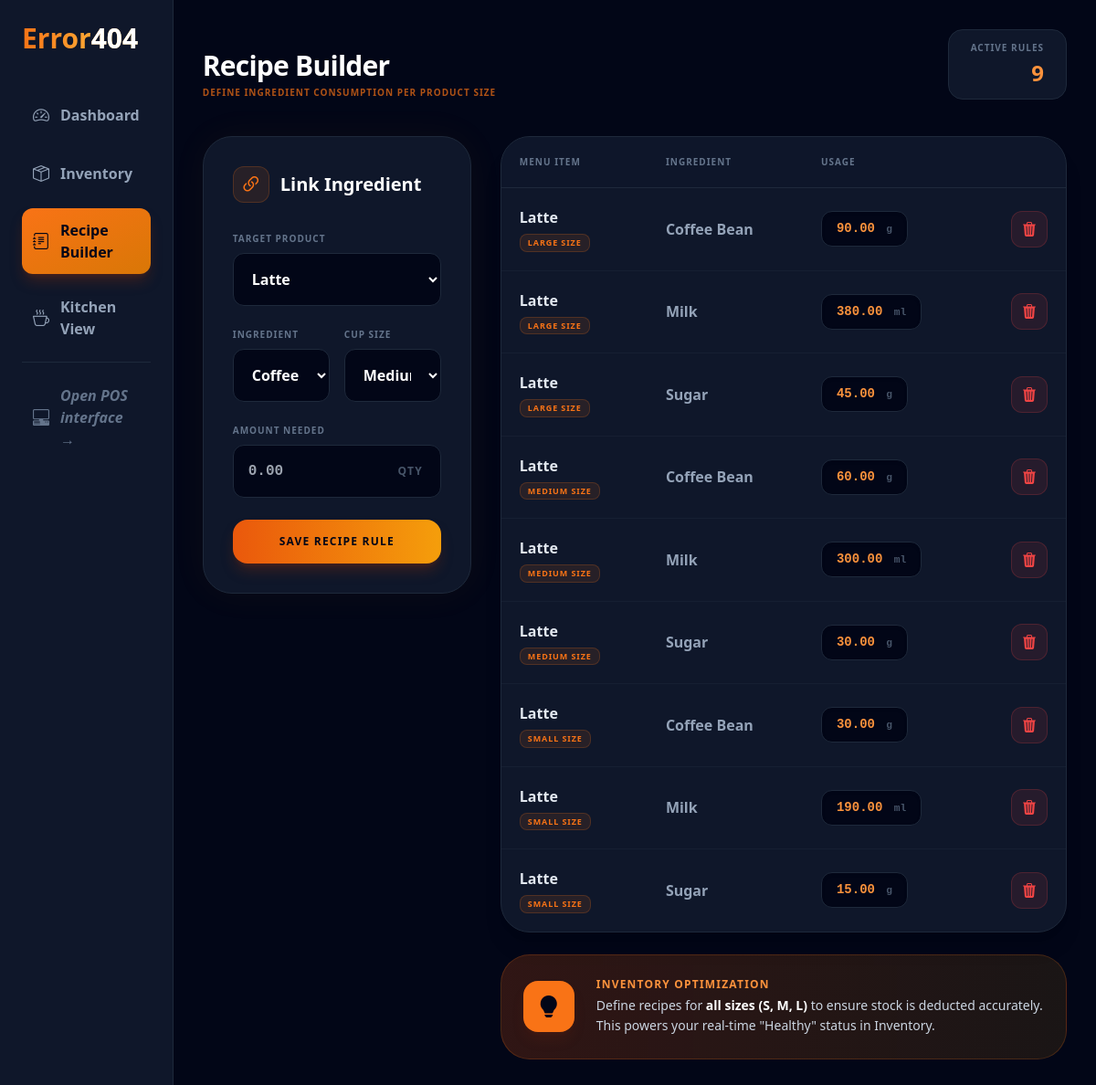
Page /recipe-builder/ on the committed database.
### sales/models.py (models this page shows, shortened)
class Recipe(models.Model):
    SIZE_CHOICES = [
        ('Small', 'Small'),
        ('Medium', 'Medium'),
        ('Large', 'Large'),
    ]
    product = models.ForeignKey(Product, on_delete=models.CASCADE, related_name='recipes')
    ingredient = models.ForeignKey(Ingredient, on_delete=models.CASCADE)
    size = models.CharField(max_length=10, choices=SIZE_CHOICES, default='Medium') # New Field
    amount_needed = models.DecimalField(max_digits=10, decimal_places=2)
    quantity = models.FloatField() # e.g. 18.0 (grams or ml needed for 1 unit of product)

class Product(models.Model):
    CATEGORIES = (
        ('Coffee', 'Coffee'),
        ('Tea', 'Tea'),
        ('Matcha', 'Matcha'),
        ('Other', 'Other'),
    )
    name = models.CharField(max_length=100)
    category = models.CharField(max_length=20, choices=CATEGORIES, default='Coffee')
    base_price = models.DecimalField(max_digits=10, decimal_places=2)
    image = models.ImageField(upload_to='products/', null=True, blank=True)
    ice_upcharge = models.DecimalField(max_digits=6, decimal_places=2, default=0.50)
    frappe_upcharge = models.DecimalField(max_digits=6, decimal_places=2, default=1.00)
    can_be_hot = models.BooleanField(default=True)
    can_be_iced = models.BooleanField(default=False)
    can_be_frappe = models.BooleanField(default=False)
    stock = models.IntegerField(default=0)

class Ingredient(models.Model):
    PACKAGING_CHOICES = (
        ('HOT_CUP', 'Hot Cup'),
        ('COLD_CUP', 'Cold Cup'),
        ('HOT_STRAW', 'Hot Straw'),
        ('COLD_STRAW', 'Cold/Frappe Straw'),
        ('CARRIER', 'Plastic Carrier'),
        ('NONE', 'None'),
    )
    name = models.CharField(max_length=100)
    stock_quantity = models.DecimalField(max_digits=10, decimal_places=2, default=0.00)
    initial_stock_per_item = models.DecimalField(max_digits=10, decimal_places=2, default=0.00)
    items_count = models.IntegerField(default=1)
    max_stock = models.DecimalField(max_digits=10, decimal_places=2, default=1000.00)
    unit = models.CharField(max_length=10)
    unit_cost = models.DecimalField(max_digits=10, decimal_places=5, default=0.00)
    last_purchase_price = models.DecimalField(max_digits=10, decimal_places=2, default=0)
    is_packaging = models.BooleanField(default=False)
    packaging_type = models.CharField(max_length=20, choices=PACKAGING_CHOICES, default='NONE')

### sales/views.py (the view, shortened to what this page needs)
# urls.py: path('recipe-builder/', views.recipe_builder, name='recipe_builder'),
def recipe_builder(request):
    products = Product.objects.all()
    ingredients = Ingredient.objects.all()
    recipes = Recipe.objects.all().order_by('product__name', 'size')
    return render(request, 'recipe_builder.html', {
        'products': products,
        'ingredients': ingredients,
        'recipes': recipes
    })

### sales/templates/recipe_builder.html (shortened to what this page needs)
<!DOCTYPE html>
<html lang="en">
<head>
    <script src="https://cdn.tailwindcss.com"></script>
    <link rel="stylesheet" href="https://cdn.jsdelivr.net/npm/bootstrap-icons@1.11.1/font/bootstrap-icons.css">
</head>
<body class="bg-slate-950 text-slate-100 flex min-h-screen font-sans">
    <div class="w-64 bg-slate-900 border-r border-slate-800 p-6 hidden md:flex flex-col">
        <h1 class="text-3xl font-black bg-gradient-to-r from-orange-500 to-amber-300 bg-clip-text text-transparent mb-10">
            Error<span class="text-white">404</span>
        </h1>
        <nav class="space-y-3 font-semibold flex-grow">
            <a href="{% url 'admin_dashboard' %}" class="block p-3 text-slate-400 hover:text-orange-400 hover:bg-slate-800 rounded-xl transition flex items-center gap-3">
                <i class="bi bi-speedometer2 text-lg"></i> Dashboard
            </a>
            <a href="{% url 'inventory_list' %}" class="block p-3 text-slate-400 hover:text-orange-400 hover:bg-slate-800 rounded-xl transition flex items-center gap-3">
                <i class="bi bi-box-seam text-lg"></i> Inventory
            </a>
            <a href="{% url 'recipe_builder' %}" class="block p-3 bg-gradient-to-br from-orange-500 to-amber-600 text-slate-950 rounded-xl shadow-lg shadow-orange-900/40 flex items-center gap-3 transform transition hover:scale-105">
                <i class="bi bi-journal-text text-lg"></i> Recipe Builder
            </a>
            <a href="/kitchen/" class="block p-3 text-slate-400 hover:text-orange-400 hover:bg-slate-800 rounded-xl transition flex items-center gap-3">
                <i class="bi bi-cup-hot text-lg"></i> Kitchen View
            </a>
            <div class="border-t border-slate-800 my-4"></div>
            <a href="/pos/" class="block p-3 hover:bg-slate-800 rounded-xl transition text-slate-500 hover:text-orange-300 italic flex items-center gap-3">
                <i class="bi bi-pc-display-horizontal text-lg"></i> Open POS interface →
            </a>
        </nav>
    </div>
    <div class="flex-grow p-8 overflow-y-auto custom-scrollbar">
        <header class="mb-10 flex justify-between items-end">
            <div>
                <h1 class="text-3xl font-black tracking-tight text-white">Recipe Builder</h1>
                <p class="text-orange-500/70 font-bold uppercase tracking-widest text-[10px] mt-1">Define ingredient consumption per product size</p>
            </div>
            <div class="text-right hidden lg:block bg-slate-900 px-6 py-3 rounded-2xl border border-slate-800">
                <span class="text-[10px] font-black uppercase text-slate-500 tracking-widest block mb-1">Active Rules</span>
                <span class="text-2xl font-black text-orange-400">{{ recipes.count }}</span>
            </div>
        </header>
        <div class="grid grid-cols-1 lg:grid-cols-3 gap-8">
            <div class="bg-slate-900 p-8 rounded-[2rem] border border-slate-800 h-fit sticky top-8 orange-glow">
                <div class="flex items-center gap-3 mb-8">
                    <div class="w-10 h-10 bg-orange-500/10 text-orange-500 rounded-xl flex items-center justify-center border border-orange-500/20">
                        <i class="bi bi-link-45deg text-2xl"></i>
                    </div>
                    <h3 class="text-xl font-black text-white">Link Ingredient</h3>
                </div>
                <form method="POST" class="space-y-6">
                    <div>
                        <label class="block text-[10px] font-black uppercase text-slate-500 mb-2 tracking-widest">Target Product</label>
                        <select name="product" class="w-full bg-slate-950 border border-slate-800 text-white p-4 rounded-xl outline-none focus:ring-1 focus:ring-orange-500 transition cursor-pointer font-bold">
                            {% for p in products %}
                                <option value="{{ p.id }}">{{ p.name }}</option>
                            {% endfor %}
                        </select>
                    </div>
                    <div class="grid grid-cols-2 gap-4">
                        <div>
                            <label class="block text-[10px] font-black uppercase text-slate-500 mb-2 tracking-widest">Ingredient</label>
                            <select name="ingredient" class="w-full bg-slate-950 border border-slate-800 text-white p-4 rounded-xl outline-none focus:ring-1 focus:ring-orange-500 transition cursor-pointer font-bold">
                                {% for i in ingredients %}
                                    <option value="{{ i.id }}">{{ i.name }}</option>
                                {% endfor %}
                            </select>
                        </div>
                        <div>
                            <label class="block text-[10px] font-black uppercase text-slate-500 mb-2 tracking-widest">Cup Size</label>
                            <select name="size" class="w-full bg-slate-950 border border-slate-800 text-white p-4 rounded-xl outline-none focus:ring-1 focus:ring-orange-500 transition cursor-pointer font-bold">
                                <option value="Medium" selected>Medium</option>
                            </select>
                        </div>
                    </div>
                    <div>
                        <label class="block text-[10px] font-black uppercase text-slate-500 mb-2 tracking-widest">Amount Needed</label>
                        <div class="relative flex items-center">
                            <input type="number" step="0.01" name="amount" placeholder="0.00" required
                                class="w-full bg-slate-950 border border-slate-800 text-white p-4 pr-16 rounded-xl outline-none focus:ring-1 focus:ring-orange-500 transition font-mono font-bold">
                            <span class="absolute right-5 top-1/2 -translate-y-1/2 text-slate-600 font-black text-xs uppercase tracking-widest pointer-events-none">
                            </span>
                        </div>
                    </div>
                    <button type="submit" class="w-full bg-gradient-to-r from-orange-600 to-amber-500 text-slate-950 py-4 rounded-2xl font-black shadow-lg shadow-orange-900/40 hover:from-orange-500 hover:to-amber-400 transition transform active:scale-95 uppercase tracking-widest text-xs">
                        SAVE RECIPE RULE
                    </button>
                </form>
            </div>
            <div class="lg:col-span-2 space-y-6">
                <div class="bg-slate-900 rounded-[2rem] border border-slate-800 overflow-hidden shadow-xl">
                    <table class="w-full text-left">
                        <thead class="bg-slate-900/50 border-b border-slate-800">
                            <tr>
                                <th class="p-5 text-[10px] font-black uppercase text-slate-500 tracking-widest">Menu Item</th>
                                <th class="p-5 text-[10px] font-black uppercase text-slate-500 tracking-widest">Ingredient</th>
                                <th class="p-5 text-[10px] font-black uppercase text-slate-500 tracking-widest">Usage</th>
                                <th class="p-5"></th>
                            </tr>
                        </thead>
                        <tbody class="divide-y divide-slate-800/50">
                            {% for r in recipes %}
                            <tr class="hover:bg-slate-800/30 transition-colors group">
                                <td class="p-5">
                                    <div class="flex flex-col">
                                        <span class="font-black text-slate-200 group-hover:text-orange-400 transition">{{ r.product.name }}</span>
                                        <span class="text-[9px] w-fit font-black bg-orange-500/10 text-orange-500 border border-orange-500/20 px-2 py-0.5 rounded-lg mt-1.5 uppercase tracking-widest">
                                            {{ r.size }} Size
                                        </span>
                                    </div>
                                </td>
                                <td class="p-5">
                                    <span class="text-slate-400 font-bold">{{ r.ingredient.name }}</span>
                                </td>
                                <td class="p-5">
                                    <div class="flex items-center gap-2">
                                        <span class="bg-slate-950 text-orange-400 px-4 py-2 rounded-xl font-mono font-black text-sm border border-slate-800 shadow-inner">
                                            {{ r.amount_needed }} <small class="text-slate-600 font-bold ml-1">{{ r.ingredient.unit }}</small>
                                        </span>
                                    </div>
                                </td>
                                <td class="p-5 text-right">
                                    <a href="#" onclick="return confirm('Remove this recipe rule?')" class="w-10 h-10 inline-flex items-center justify-center rounded-xl bg-red-500/10 text-red-500 hover:bg-red-500 hover:text-white transition-all border border-red-500/20">
                                        <i class="bi bi-trash3-fill"></i>
                                    </a>
                                </td>
                            </tr>
                            {% endfor %}
                        </tbody>
                    </table>
                </div>
                <div class="bg-gradient-to-r from-orange-600/20 to-amber-500/10 rounded-[2rem] border border-orange-500/20 p-6 text-white flex items-center gap-6">
                    <div class="w-14 h-14 shrink-0 rounded-2xl bg-orange-500 text-slate-950 flex items-center justify-center text-2xl shadow-lg shadow-orange-900/20">
                        <i class="bi bi-lightbulb-fill"></i>
                    </div>
                    <div>
                        <p class="text-xs uppercase font-black text-orange-400 tracking-widest mb-1">Inventory Optimization</p>
                        <p class="text-sm font-medium text-slate-300 leading-relaxed">
                            Define recipes for <span class="text-white font-bold text-orange-300">all sizes (S, M, L)</span> to ensure stock
                            is deducted accurately. This powers your real-time "Healthy" status in Inventory.
                        </p>
                    </div>
                </div>
            </div>
        </div>
    </div>
</body>
</html>

### sales/templates/recipe_builder.html (style rules this page uses)
.orange-glow { box-shadow: 0 0 40px rgba(245, 158, 11, 0.05); }

### rows in the picture
Recipe: product.name "Latte", size "LARGE", ingredient.name "Coffee Bean", amount_needed "90.00", ingredient.unit "g"
Recipe: product.name "Latte", size "LARGE", ingredient.name "Milk", amount_needed "380.00", ingredient.unit "ml"
Recipe: product.name "Latte", size "LARGE", ingredient.name "Sugar", amount_needed "45.00", ingredient.unit "g"
Recipe: product.name "Latte", size "MEDIUM", ingredient.name "Coffee Bean", amount_needed "60.00", ingredient.unit "g"
Recipe: product.name "Latte", size "MEDIUM", ingredient.name "Milk", amount_needed "300.00", ingredient.unit "ml"
Recipe: product.name "Latte", size "MEDIUM", ingredient.name "Sugar", amount_needed "30.00", ingredient.unit "g"
Recipe: product.name "Latte", size "SMALL", ingredient.name "Coffee Bean", amount_needed "30.00", ingredient.unit "g"
Recipe: product.name "Latte", size "SMALL", ingredient.name "Milk", amount_needed "190.00", ingredient.unit "ml"
Recipe: product.name "Latte", size "SMALL", ingredient.name "Sugar", amount_needed "15.00", ingredient.unit "g"

### other values in the picture
{{ recipes.count }} "9"
form field product "Latte"
form field ingredient "Coffee Bean"
